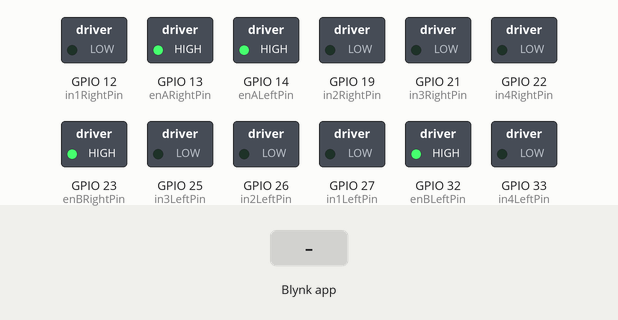
The sketch below on a simulated ESP32. Parts: switched loads named in the sketch (green lamp = pin HIGH). The inputs (shaded band) are chosen by the test bench. WiFi joins after 1.5 s; servers stay silent unless stated.

Above: at 3.0 s.
3.1 s: Blynk app writes 1 to V0
At 3.7 s:
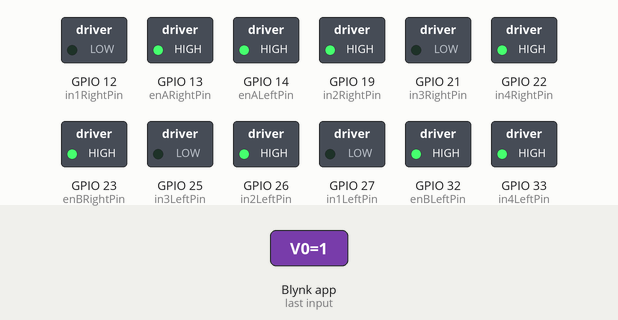
4.6 s: Blynk app writes 1 to V2
At 4.9 s:
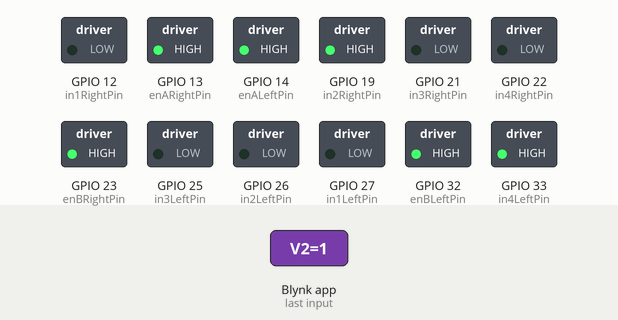
6.1 s: Blynk app writes 0 to V0
At 7.2 s:
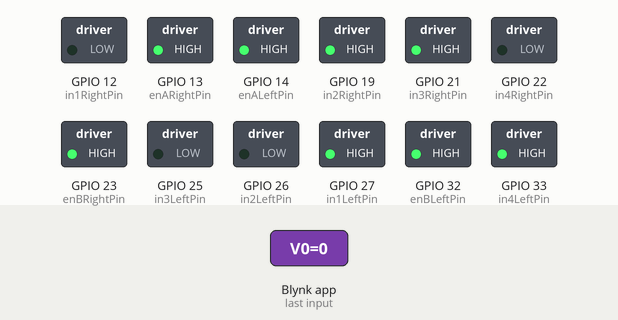
7.6 s: Blynk app writes 1 to V1
At 8.4 s:
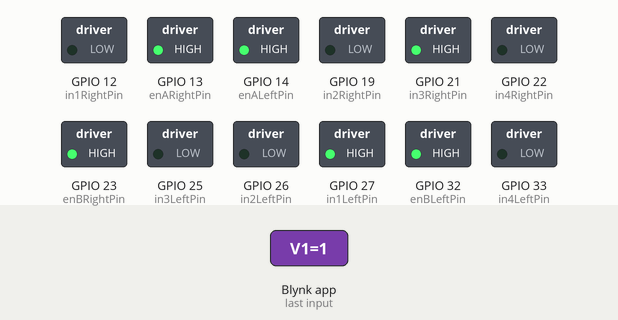
9.1 s: Blynk app writes 0 to V2
At 9.5 s:
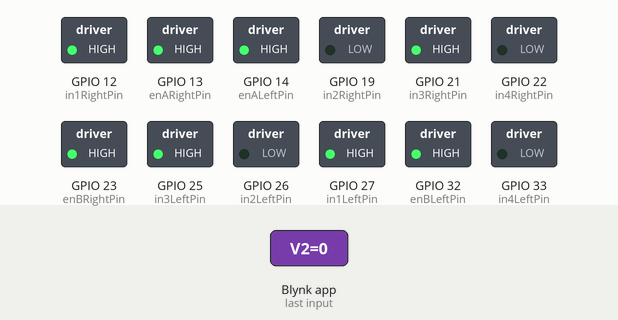
10.6 s: Blynk app writes 1 to V3
At 11.9 s:
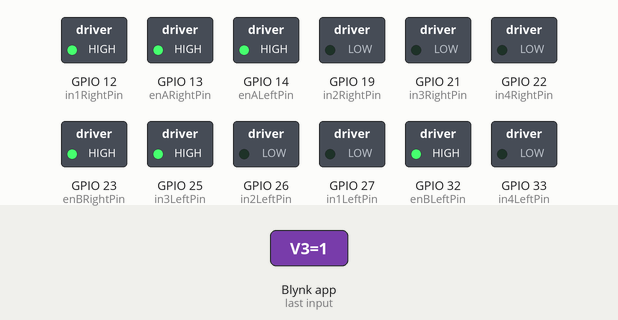
Timing chart, 0 to 13.1 s (numbered marks = the images above; inputs shaded):
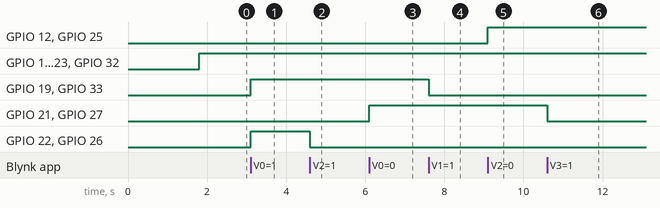

Measured:
- after the input at 3.1 s, GPIO 19 (in2RightPin), GPIO 22 (in4RightPin), GPIO 26 (in2LeftPin), GPIO 33 (in4LeftPin): LOW → HIGH at once
- after the input at 4.6 s, GPIO 22 (in4RightPin), GPIO 26 (in2LeftPin): HIGH → LOW at once
- after the input at 6.1 s, GPIO 21 (in3RightPin), GPIO 27 (in1LeftPin): LOW → HIGH at once
- after the input at 7.6 s, GPIO 19 (in2RightPin), GPIO 33 (in4LeftPin): HIGH → LOW at once
- after the input at 9.1 s, GPIO 12 (in1RightPin), GPIO 25 (in3LeftPin): LOW → HIGH at once
- after the input at 10.6 s, GPIO 21 (in3RightPin), GPIO 27 (in1LeftPin): HIGH → LOW at once

The sketch:

control_mecanum.ino
```cpp
#define BLYNK_PRINT Serial
#include <WiFi.h>
#include <WiFiClient.h>
#include <BlynkSimpleEsp32.h>
#include <analogWrite.h>
char auth[] = "fLHvvZW8zNnY3YnR90VqgTg4VuHf58G1";
char ssid[] = "konrhor";
char pass[] = "12345678";
const byte enALeftPin = 14, enBLeftPin = 32, in1LeftPin = 27, in2LeftPin = 26, in3LeftPin = 25, in4LeftPin = 33;
const byte enARightPin = 13, enBRightPin = 23, in1RightPin = 12, in2RightPin = 19, in3RightPin = 21, in4RightPin = 22;
const byte orangeLedPin = 18, blueLedPin = 5, greenLedPin = 4, yellowLedPin = 15;
byte frontState = 0, backState = 0, leftState = 0, rightState = 0;
void setup() {
  Serial.begin(9600);
  Blynk.begin(auth, ssid, pass);
  innitial();
}
void loop() {
  Blynk.run();
  controlCar();
}
void innitial() {
  pinMode(enALeftPin, OUTPUT);
  pinMode(enARightPin, OUTPUT);
  pinMode(enBLeftPin, OUTPUT);
  pinMode(enBRightPin, OUTPUT);
  pinMode(in1LeftPin, OUTPUT);
  pinMode(in2LeftPin, OUTPUT);
  pinMode(in3LeftPin, OUTPUT);
  pinMode(in4LeftPin, OUTPUT);
  pinMode(in1RightPin, OUTPUT);
  pinMode(in2RightPin, OUTPUT);
  pinMode(in3RightPin, OUTPUT);
  pinMode(in4RightPin, OUTPUT);
}
void controlCar() {
  bool l1, l2, l3, l4, r1, r2, r3, r4;
  l1 = r3 = (!frontState && leftState && !rightState) || (!frontState && backState && !rightState);
  l2 = r4 = (frontState && !backState && !leftState) || (!backState && !leftState && rightState);
  l3 = r1 = (!frontState && backState && !leftState) || (!frontState && !leftState && rightState);
  l4 = r2 = (frontState && !backState && !rightState) || (!backState && leftState && !rightState);
  controlLeftWheel(255, l1, l2, 255, l3, l4);
  controlRightWheel(255, r1, r2, 255, r3, r4);
}
```

blynk.ino
```cpp
BLYNK_WRITE(V0) {
  frontState = param.asInt();
}
BLYNK_WRITE(V1) {
  backState = param.asInt();
}
BLYNK_WRITE(V2) {
  leftState = param.asInt();
}
BLYNK_WRITE(V3) {
  rightState = param.asInt();
}
void controlLeftWheel(int enA, bool in1, bool in2, int enB, bool in3, bool in4) {
  analogWrite(enALeftPin, enA);
  analogWrite(enBLeftPin, enB);
  digitalWrite(in1LeftPin, in1);
  digitalWrite(in2LeftPin, in2);
  digitalWrite(in3LeftPin, in3);
  digitalWrite(in4LeftPin, in4);
}
void controlRightWheel(int enA, bool in1, bool in2, int enB, bool in3, bool in4) {
  analogWrite(enARightPin, enA);
  analogWrite(enBRightPin, enB);
  digitalWrite(in1RightPin, in1);
  digitalWrite(in2RightPin, in2);
  digitalWrite(in3RightPin, in3);
  digitalWrite(in4RightPin, in4);
}
```
